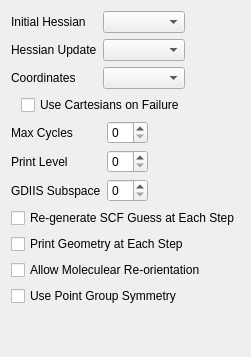
          <widget class="QWidget" name="AdvancedGeometryOptimization">
           <layout class="QVBoxLayout" name="verticalLayout_37">
            <item>
             <layout class="QGridLayout">
              <item row="1" column="0">
               <widget class="QLabel" name="label_44">
                <property name="text">
                 <string>Hessian Update</string>
                </property>
               </widget>
              </item>
              <item row="1" column="1">
               <widget class="QComboBox" name="geom_opt_hessian_update"/>
              </item>
              <item row="0" column="0">
               <widget class="QLabel" name="label_72">
                <property name="text">
                 <string>Initial Hessian</string>
                </property>
               </widget>
              </item>
              <item row="2" column="1">
               <widget class="QComboBox" name="geom_opt_coordinates"/>
              </item>
              <item row="0" column="1">
               <widget class="QComboBox" name="geom_opt_hessian"/>
              </item>
              <item row="2" column="0">
               <widget class="QLabel" name="label_14">
                <property name="text">
                 <string>Coordinates</string>
                </property>
               </widget>
              </item>
              <item row="0" column="2">
               <spacer>
                <property name="orientation">
                 <enum>Qt::Horizontal</enum>
                </property>
                <property name="sizeHint" stdset="0">
                 <size>
                  <width>40</width>
                  <height>20</height>
                 </size>
                </property>
               </spacer>
              </item>
              <item row="3" column="0" colspan="2">
               <layout class="QHBoxLayout">
                <item>
                 <spacer>
                  <property name="orientation">
                   <enum>Qt::Horizontal</enum>
                  </property>
                  <property name="sizeType">
                   <enum>QSizePolicy::Fixed</enum>
                  </property>
                  <property name="sizeHint" stdset="0">
                   <size>
                    <width>10</width>
                    <height>10</height>
                   </size>
                  </property>
                 </spacer>
                </item>
                <item>
                 <widget class="QCheckBox" name="qui_geom_opt_fallback">
                  <property name="text">
                   <string>Use Cartesians on Failure</string>
                  </property>
                 </widget>
                </item>
               </layout>
              </item>
             </layout>
            </item>
            <item>
             <layout class="QGridLayout">
              <item row="2" column="1">
               <widget class="QSpinBox" name="geom_opt_diis_subspace"/>
              </item>
              <item row="2" column="0">
               <widget class="QLabel" name="label_70">
                <property name="text">
                 <string>GDIIS Subspace</string>
                </property>
               </widget>
              </item>
              <item row="1" column="0">
               <widget class="QLabel" name="label_45">
                <property name="text">
                 <string>Print Level</string>
                </property>
               </widget>
              </item>
              <item row="1" column="1">
               <widget class="QSpinBox" name="geom_opt_print"/>
              </item>
              <item row="0" column="0">
               <widget class="QLabel" name="label_17">
                <property name="text">
                 <string>Max Cycles</string>
                </property>
               </widget>
              </item>
              <item row="0" column="1">
               <widget class="QSpinBox" name="geom_opt_max_cycles"/>
              </item>
              <item row="0" column="2">
               <spacer name="horizontalSpacer_17">
                <property name="orientation">
                 <enum>Qt::Horizontal</enum>
                </property>
                <property name="sizeHint" stdset="0">
                 <size>
                  <width>40</width>
                  <height>20</height>
                 </size>
                </property>
               </spacer>
              </item>
             </layout>
            </item>
            <item>
             <widget class="QCheckBox" name="geom_opt_scf_guess_always">
              <property name="text">
               <string>Re-generate SCF Guess at Each Step</string>
              </property>
             </widget>
            </item>
            <item>
             <widget class="QCheckBox" name="geom_print">
              <property name="text">
               <string>Print Geometry at Each Step</string>
              </property>
             </widget>
            </item>
            <item>
             <widget class="QCheckBox" name="geom_opt_iproj">
              <property name="text">
               <string>Allow Moleculear Re-orientation</string>
              </property>
             </widget>
            </item>
            <item>
             <widget class="QCheckBox" name="geom_opt_symmetry">
              <property name="text">
               <string>Use Point Group Symmetry</string>
              </property>
             </widget>
            </item>
            <item>
             <spacer>
              <property name="orientation">
               <enum>Qt::Vertical</enum>
              </property>
              <property name="sizeHint" stdset="0">
               <size>
                <width>20</width>
                <height>40</height>
               </size>
              </property>
             </spacer>
            </item>
           </layout>
          </widget>
